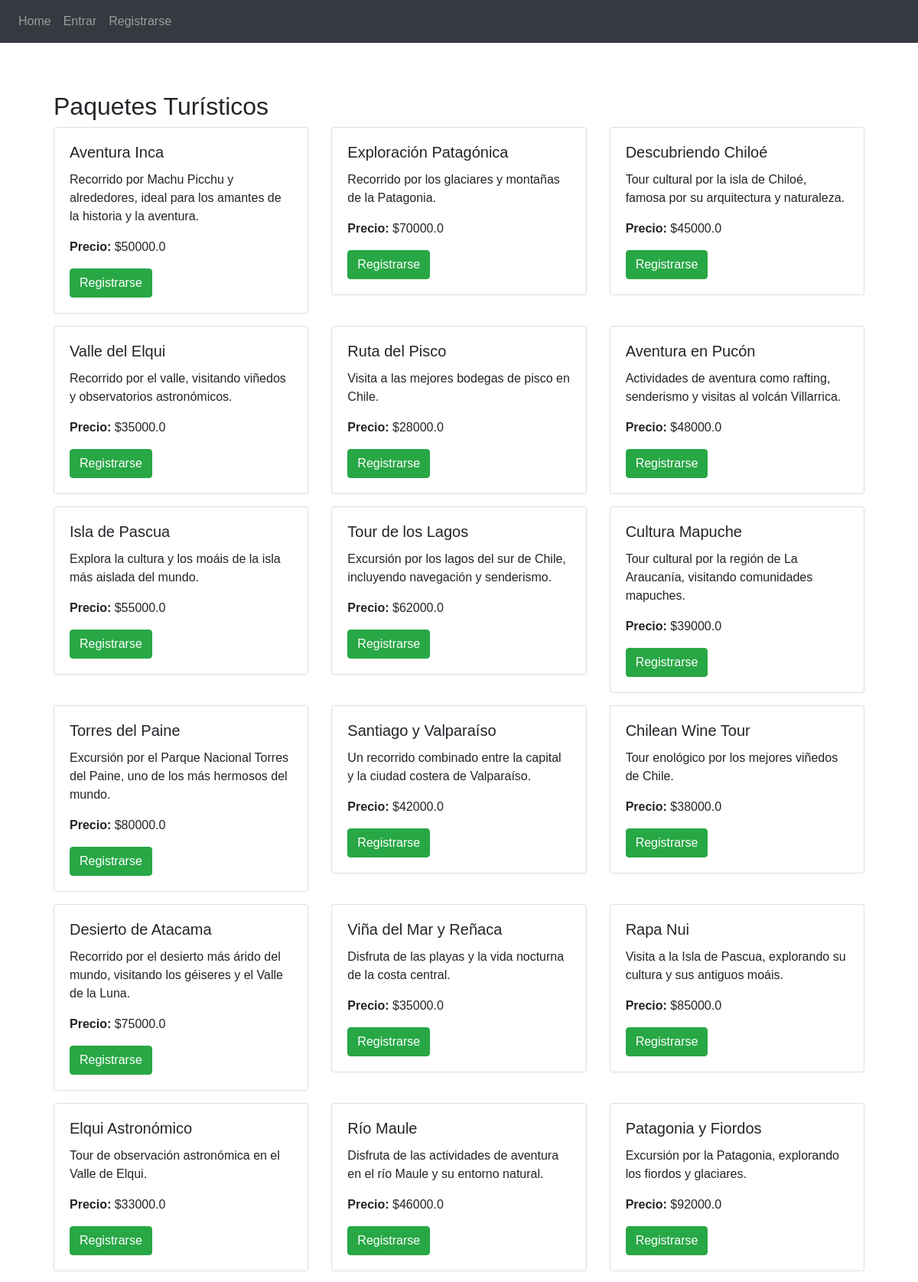
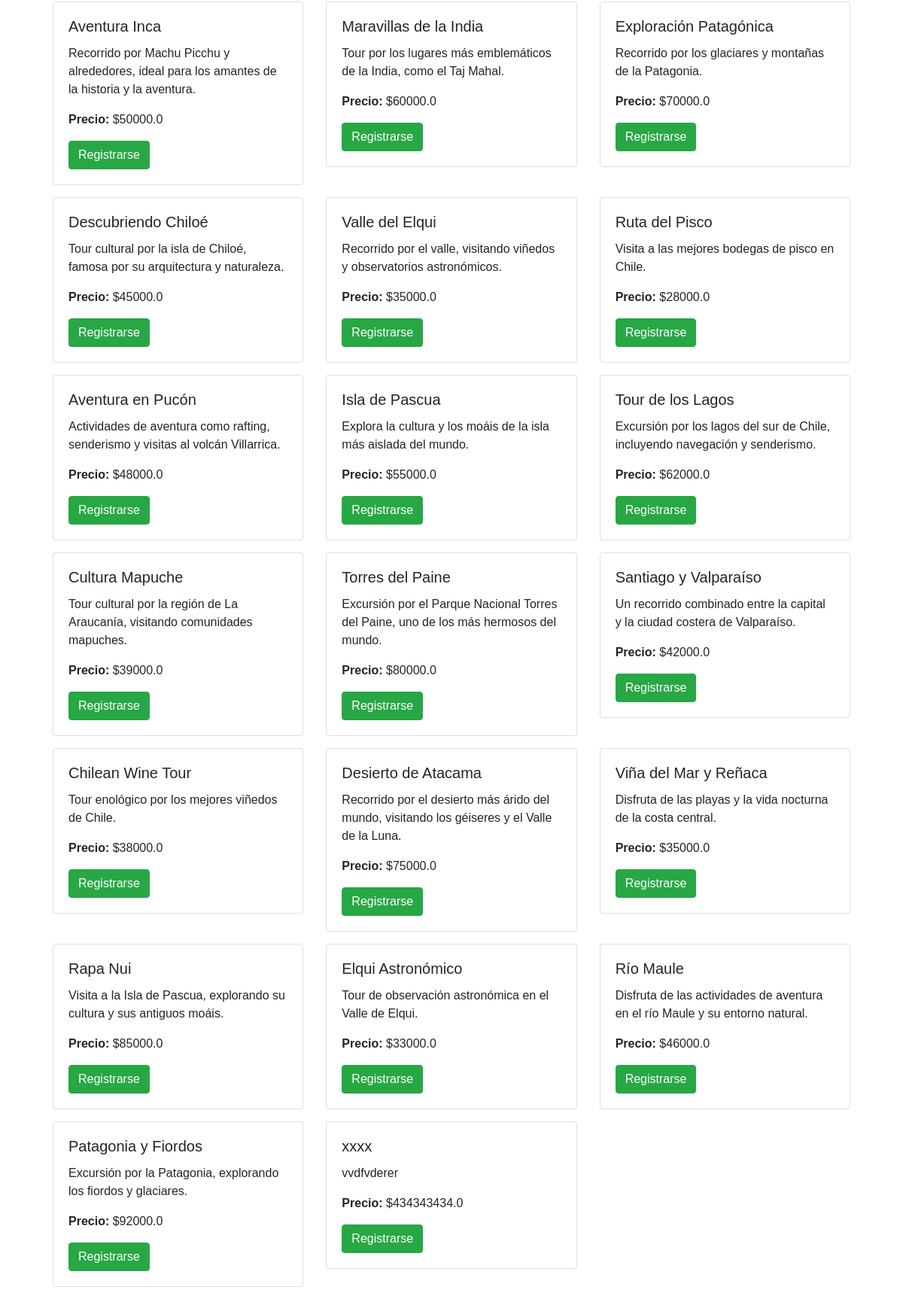
Screenshot of /reserve/packages with the database file from the repository (2 pictures, top to bottom).
### app/travel/models.py (models this page shows, shortened)
class Package(db.Model):
    __tablename__ = 'packages'
    id = db.Column(db.Integer, primary_key=True)
    name = db.Column(db.String(100), nullable=False)
    description = db.Column(db.Text, nullable=False)
    price = db.Column(db.Float, nullable=False)
    available_from = db.Column(db.Date, nullable=False)
    available_to = db.Column(db.Date, nullable=False)
    reservations = db.relationship('Reservation', backref='package_related', lazy=True)
    destinations = db.relationship('Destination', secondary=package_destinations, backref=db.backref('packages', lazy='dynamic'))

### app/travel/routes.py (the view)
@travel.route('/packages')
def packages():
    packages = Package.query.all()
    return render_template('travel/packages.html', packages=packages)

### app/templates/travel/packages.html
{% extends "base.html" %}
{% block content %}
<div class="container mt-4">
    <h2>Paquetes Turísticos</h2>
    <div class="row">
        {% for package in packages %}
        <div class="col-md-4">
            <div class="card mb-3">
                <div class="card-body">
                    <h5 class="card-title">{{ package.name }}</h5>
                    <p class="card-text">{{ package.description }}</p>
                    <p class="card-text"><strong>Precio:</strong> ${{ package.price }}</p>
                    {% if current_user.is_authenticated %}
                        <a href="{{ url_for('travel.reserve', package_id=package.id) }}" class="btn btn-primary">
                            Reservar Destino
                        </a>
                    {% else %}
                        <a href="{{ url_for('auth.register') }}" class="btn btn-success">
                            Registrarse
                        </a>
                    {% endif %}
                </div>
            </div>
        </div>
        {% endfor %}
    </div>
</div>
{% endblock %}

### rows the page displays
Package: name "Aventura Inca", description "Recorrido por Machu Picchu y alrededores, ideal para los amantes de la historia y la aventura.", price "50000.0"
Package: name "Exploración Patagónica", description "Recorrido por los glaciares y montañas de la Patagonia.", price "70000.0"
Package: name "Descubriendo Chiloé", description "Tour cultural por la isla de Chiloé, famosa por su arquitectura y naturaleza.", price "45000.0"
Package: name "Valle del Elqui", description "Recorrido por el valle, visitando viñedos y observatorios astronómicos.", price "35000.0"
Package: name "Ruta del Pisco", description "Visita a las mejores bodegas de pisco en Chile.", price "28000.0"
Package: name "Aventura en Pucón", description "Actividades de aventura como rafting, senderismo y visitas al volcán Villarrica.", price "48000.0"
Package: name "Isla de Pascua", description "Explora la cultura y los moáis de la isla más aislada del mundo.", price "55000.0"
Package: name "Tour de los Lagos", description "Excursión por los lagos del sur de Chile, incluyendo navegación y senderismo.", price "62000.0"
Package: name "Cultura Mapuche", description "Tour cultural por la región de La Araucanía, visitando comunidades mapuches.", price "39000.0"
Package: name "Torres del Paine", description "Excursión por el Parque Nacional Torres del Paine, uno de los más hermosos del mundo.", price "80000.0"
Package: name "Santiago y Valparaíso", description "Un recorrido combinado entre la capital y la ciudad costera de Valparaíso.", price "42000.0"
Package: name "Chilean Wine Tour", description "Tour enológico por los mejores viñedos de Chile.", price "38000.0"
Package: name "Desierto de Atacama", description "Recorrido por el desierto más árido del mundo, visitando los géiseres y el Valle de la Luna.", price "75000.0"
Package: name "Viña del Mar y Reñaca", description "Disfruta de las playas y la vida nocturna de la costa central.", price "35000.0"
Package: name "Rapa Nui", description "Visita a la Isla de Pascua, explorando su cultura y sus antiguos moáis.", price "85000.0"
Package: name "Elqui Astronómico", description "Tour de observación astronómica en el Valle de Elqui.", price "33000.0"
Package: name "Río Maule", description "Disfruta de las actividades de aventura en el río Maule y su entorno natural.", price "46000.0"
Package: name "Patagonia y Fiordos", description "Excursión por la Patagonia, explorando los fiordos y glaciares.", price "92000.0"
Package: name "Aventura Inca", description "Recorrido por Machu Picchu y alrededores, ideal para los amantes de la historia y la aventura.", price "50000.0"
Package: name "Maravillas de la India", description "Tour por los lugares más emblemáticos de la India, como el Taj Mahal.", price "60000.0"
Package: name "Exploración Patagónica", description "Recorrido por los glaciares y montañas de la Patagonia.", price "70000.0"
Package: name "Descubriendo Chiloé", description "Tour cultural por la isla de Chiloé, famosa por su arquitectura y naturaleza.", price "45000.0"
Package: name "Valle del Elqui", description "Recorrido por el valle, visitando viñedos y observatorios astronómicos.", price "35000.0"
Package: name "Ruta del Pisco", description "Visita a las mejores bodegas de pisco en Chile.", price "28000.0"
Package: name "Aventura en Pucón", description "Actividades de aventura como rafting, senderismo y visitas al volcán Villarrica.", price "48000.0"
Package: name "Isla de Pascua", description "Explora la cultura y los moáis de la isla más aislada del mundo.", price "55000.0"
Package: name "Tour de los Lagos", description "Excursión por los lagos del sur de Chile, incluyendo navegación y senderismo.", price "62000.0"
Package: name "Cultura Mapuche", description "Tour cultural por la región de La Araucanía, visitando comunidades mapuches.", price "39000.0"
Package: name "Torres del Paine", description "Excursión por el Parque Nacional Torres del Paine, uno de los más hermosos del mundo.", price "80000.0"
Package: name "Santiago y Valparaíso", description "Un recorrido combinado entre la capital y la ciudad costera de Valparaíso.", price "42000.0"
Package: name "Chilean Wine Tour", description "Tour enológico por los mejores viñedos de Chile.", price "38000.0"
Package: name "Desierto de Atacama", description "Recorrido por el desierto más árido del mundo, visitando los géiseres y el Valle de la Luna.", price "75000.0"
Package: name "Viña del Mar y Reñaca", description "Disfruta de las playas y la vida nocturna de la costa central.", price "35000.0"
Package: name "Rapa Nui", description "Visita a la Isla de Pascua, explorando su cultura y sus antiguos moáis.", price "85000.0"
Package: name "Elqui Astronómico", description "Tour de observación astronómica en el Valle de Elqui.", price "33000.0"
Package: name "Río Maule", description "Disfruta de las actividades de aventura en el río Maule y su entorno natural.", price "46000.0"
Package: name "Patagonia y Fiordos", description "Excursión por la Patagonia, explorando los fiordos y glaciares.", price "92000.0"
Package: name "xxxx", description "vvdfvderer", price "434343434.0"
